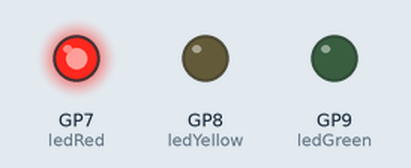
A program run on a simulated Raspberry Pi Pico running MicroPython. Shown: output pins drawn as LEDs (lit = HIGH).

Above: at 1.0 s.
At 3.0 s:
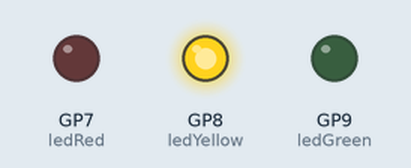
At 5.0 s:
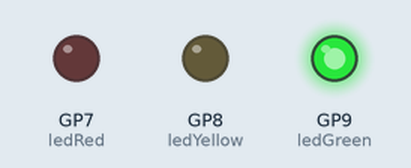
Timing chart, 0 to 7.8 s (numbered marks = the images above):
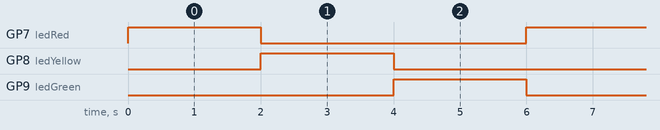

The program:

blingking3led.py
```python
import machine
import utime

ledRed = machine.Pin(7, machine.Pin.OUT)
ledYellow = machine.Pin(8, machine.Pin.OUT)
ledGreen = machine.Pin(9, machine.Pin.OUT)

while True:
    ledRed.value(1)
    ledYellow.value(0)
    ledGreen.value(0)
    utime.sleep(2)

    ledRed.value(0)
    ledYellow.value(1)
    ledGreen.value(0)
    utime.sleep(2)

    ledRed.value(0)
    ledYellow.value(0)
    ledGreen.value(1)
    utime.sleep(2)
```

Measured:
- by itself, GP7 (ledRed), GP8 (ledYellow), GP9 (ledGreen): alternates HIGH for 2.0 s and LOW for 4.0 s
- by itself, everything shown: repeats every 6.0 s, in 3 steps
